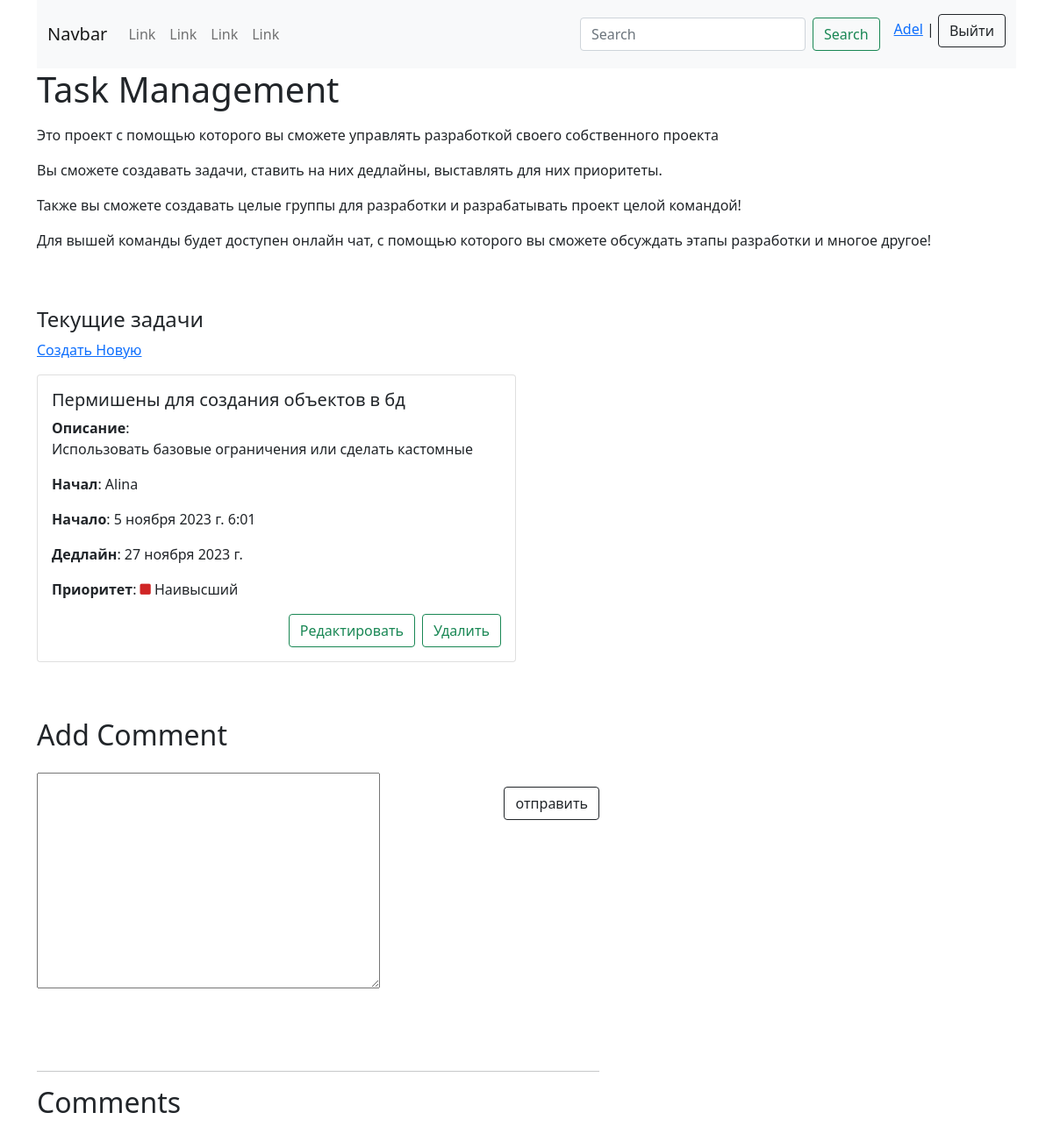
The app's page /project/task-management/ (signed in) with its own data.
### mainapp/models.py (models this page shows, shortened)
class Project(models.Model):
    user = models.ForeignKey(User, on_delete=models.CASCADE, verbose_name='Пользователь')
    name = models.CharField(max_length=120, verbose_name='Название')
    slug = models.SlugField(unique=True)
    description = RichTextField(verbose_name='Описание')
    photo = models.ImageField(upload_to='photos/', null=True, blank=True, verbose_name='Фото')
    file = models.FileField(upload_to='files/', null=True, blank=True, verbose_name='Файлы')
    started = models.DateTimeField(auto_now_add=True, verbose_name='Начало')
    ended = models.DateTimeField(blank=True, null=True, verbose_name='Закончился')
    deadline = models.DateField(verbose_name='Дедлайн до')
    tags = models.ManyToManyField(Tag, verbose_name='Теги')
    class Meta:
        verbose_name = 'Проект'
        verbose_name_plural = 'Проекты'

class Task(models.Model):
    user = models.ForeignKey(User, on_delete=models.CASCADE, verbose_name='Пользователь')
    title = models.CharField(max_length=120, verbose_name='Название')
    description = RichTextField(verbose_name='Описание')
    status = models.CharField(choices=STATUS, max_length=120, verbose_name='Статус')
    deadline = models.DateField(verbose_name='Дедлайн до')
    started = models.DateTimeField(auto_now_add=True)
    project = models.ForeignKey(Project, on_delete=models.CASCADE, verbose_name='Проект')
    priority = models.CharField(choices=PRIORITY, max_length=60, verbose_name='Приоритет')
    class Meta:
        verbose_name = 'Задача'
        verbose_name_plural = 'Задачи'

### mainapp/views.py (the view)
# urls.py: path('project/<slug:slug>/', UserProjectDetailView.as_view(), name='proj_details'),
class UserProjectDetailView(DetailView):
    model = Project
    template_name = 'mainapp/project_details/project_details.html'
    context_object_name = 'project'
    def get_context_data(self, **kwargs):
        context = super().get_context_data(**kwargs)
        user_group = ProjectGroup.objects.filter(project__slug=self.kwargs.get('slug'))
        context['group_details'] = user_group
        context['comment_form'] = AddCommentForm
        return context

### templates/mainapp/project_details/project_details.html (shortened to what this page needs)
{% extends 'mainapp/base.html' %}
{% block content %}
<div class="container">
    <div class="row">
        <div class="col mb-5">
            <h1>{{ project.name }}</h1>
            <p>{{ project.description|safe }}</p>
        </div>
        <h4>Текущие задачи</h4>
        {% if project.task_set.all %}
            {% if project.user == user %}
                <a href="{% url 'mainapp:create_task' project.slug %}">Создать Новую</a>
            {% elif group_details|length == 0 %}
            {% elif perms.mainapp.add_task %}
                <a href="{% url 'mainapp:create_task' project.slug %}">Создать Новую</a>
            {% endif %}
            {% for tasks in project.task_set.all %}
                <div class="col-md-6 mt-3">
                    <div class="card mb-3">
                        <div class="card-body">
                            <h5 class="card-title">{{ tasks.title }}</h5>
                            <strong>Описание</strong>: {{ tasks.description|safe }}
                            <p class="card-text"><strong>Начал</strong>: {{ tasks.user }}</p>
                            <p class="card-text"><strong>Начало</strong>: {{ tasks.started }}</p>
                            <p class="card-text"><strong>Дедлайн</strong>: {{ tasks.deadline }}</p>
                            <p class="card-text"><strong>Приоритет</strong>:
                                {% if tasks.priority == 'Низкий' %} <i class="fa-solid fa-square fa-sm" style="color: #11d031;"></i>
                                    {{ tasks.priority }}
                                {% elif tasks.priority == 'Средний' %} <i class="fa-solid fa-square fa-sm" style="color: #cc9d19;"></i>
                                    {{ tasks.priority }}
                                {% elif tasks.priority == 'Высокий' %} <i class="fa-solid fa-square fa-sm" style="color: #e240dd;"></i>
                                    {{ tasks.priority }}
                                {% elif tasks.priority == 'Наивысший' %} <i class="fa-solid fa-square fa-sm" style="color: #d02525;"></i>
                                    {{ tasks.priority }}
                                {% endif %}
                            </p>
                            {% if project.user == user %}
                                <form class="float-end ms-2" action="{% url 'mainapp:delete_task' project.slug tasks.id %}" method="post">
                                    {% csrf_token %}
                                    <button class="btn btn-outline-success">Удалить</button>
                                </form>
                                <a class="btn btn-outline-success float-end" href="{% url 'mainapp:edit_task' project.slug tasks.id %}">Редактировать</a>
                            {% elif group_details|length == 0 %}
                            {% elif perms.mainapp.change_task %}
                                <form class="float-end ms-2" action="{% url 'mainapp:delete_task' project.slug tasks.id %}" method="post">
                                    <button class="btn btn-outline-success">Удалить</button>
                                </form>
                                <a class="btn btn-outline-success float-end" href="{% url 'mainapp:edit_task' project.slug tasks.id %}">Редактировать</a>
                            {% endif %}
                        </div>
                    </div>
                </div>
            {% endfor %}
        {% endif %}
    </div>
    <div class="row">
        <div class="col-sm-7">
            <h2 class="mt-5">Add Comment</h2>
            <form class="mb-5 mt-4" action="{% url 'mainapp:add_comment' project.slug %}" method="post">
                {{comment_form.text }}
                <button class="btn btn-outline-dark float-end mt-3" type="submit">отправить</button>
            </form><br>
            <hr>
            <h2 class="mb-4">Comments</h2>
        </div>
    </div>
</div>
{% endblock %}

### templates/mainapp/base.html (shortened to what this page needs)
{% load static %}
<!DOCTYPE html>
<html lang="en">
<head>
    <link rel="stylesheet" href="{% static 'css/style.css' %}">
    <link href="{% static 'fontawesomefree/css/fontawesome.css' %}" rel="stylesheet" type="text/css">
    <link href="{% static 'fontawesomefree/css/brands.css' %}" rel="stylesheet" type="text/css">
    <link href="{% static 'fontawesomefree/css/solid.css' %}" rel="stylesheet" type="text/css">
    <link href="https://cdn.jsdelivr.net/npm/bootstrap@5.0.2/dist/css/bootstrap.min.css" rel="stylesheet">
</head>
<body>
    {% block header %}
    <header>
        <div class="container">
            <nav class="navbar navbar-expand-lg navbar-light bg-light">
                <div class="container-fluid">
                  <a class="navbar-brand" href="{% url 'mainapp:main' %}">Navbar</a>
                  <div class="collapse navbar-collapse" id="navbarSupportedContent">
                    <ul class="navbar-nav me-auto mb-2 mb-lg-0">
                      <li class="nav-item">
                        <a class="nav-link" href="#">Link</a>
                      </li>
                      <li class="nav-item">
                        <a class="nav-link" href="#">Link</a>
                      </li>
                      <li class="nav-item">
                        <a class="nav-link" href="#">Link</a>
                      </li>
                      <li class="nav-item">
                        <a class="nav-link" href="#">Link</a>
                      </li>
                    </ul>
                    <form action="{% url 'mainapp:search_projects' %}" class="d-flex me-3" method="get">
                      <input class="form-control me-2" name="search-projects" type="search" placeholder="Search" aria-label="Search">
                      <button class="btn btn-outline-success" type="submit">Search</button>
                    </form>
                    <p class="mt-2"><a href="{% url 'mainapp:user_proj' user.username %}">{{ user.username }}</a> | <a class="btn btn-outline-dark" href="{% url 'authentication:logout' %}">Выйти</a></p>
                  </div>
                </div>
              </nav>
        </div>
    </header>
    {% endblock %}
    {% block content %}{% endblock %}
</body>
</html>

### records on screen
Project: name "Task Management", description "Это проект с помощью которого вы сможете управлять разработкой своего собственного проекта Вы сможете создавать задачи, ставить на них дедлайны, выставлять для них приоритеты. Также вы сможете создавать целые группы для разработки и разрабатывать проект целой командой! Для вышей команды будет доступен онлайн чат, с помощью которого вы сможете обсуждать этапы разработки и многое другое!"
Task: title "Пермишены для создания объектов в бд", description "Использовать базовые ограничения или сделать кастомные", user "Alina", started "5 ноября 2023 г. 6:01", deadline "27 ноября 2023 г.", priority "Наивысший"

### other values on screen
{{ user.username }} "Adel"
